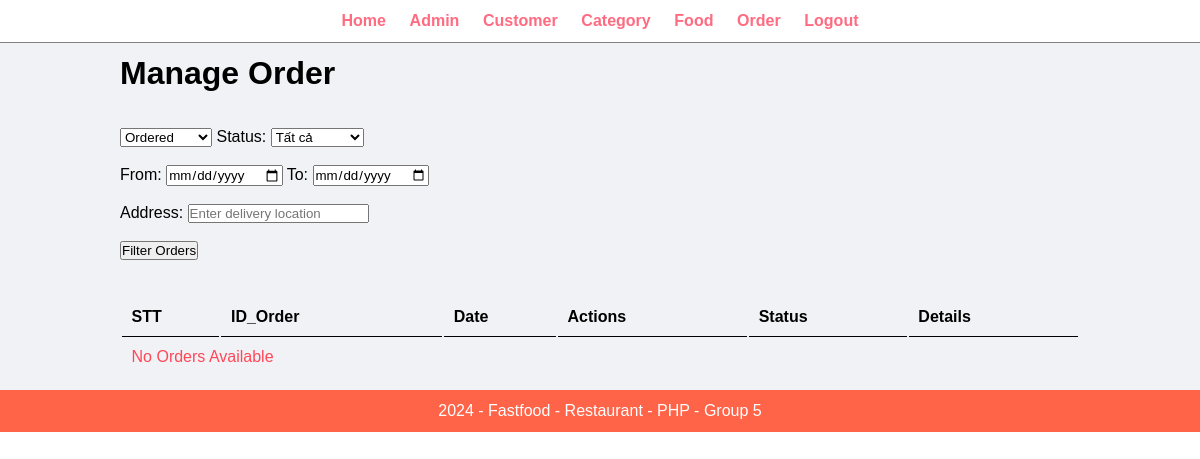
/admin/manage-order.php (signed in), run on an earlier commit of the app's database.
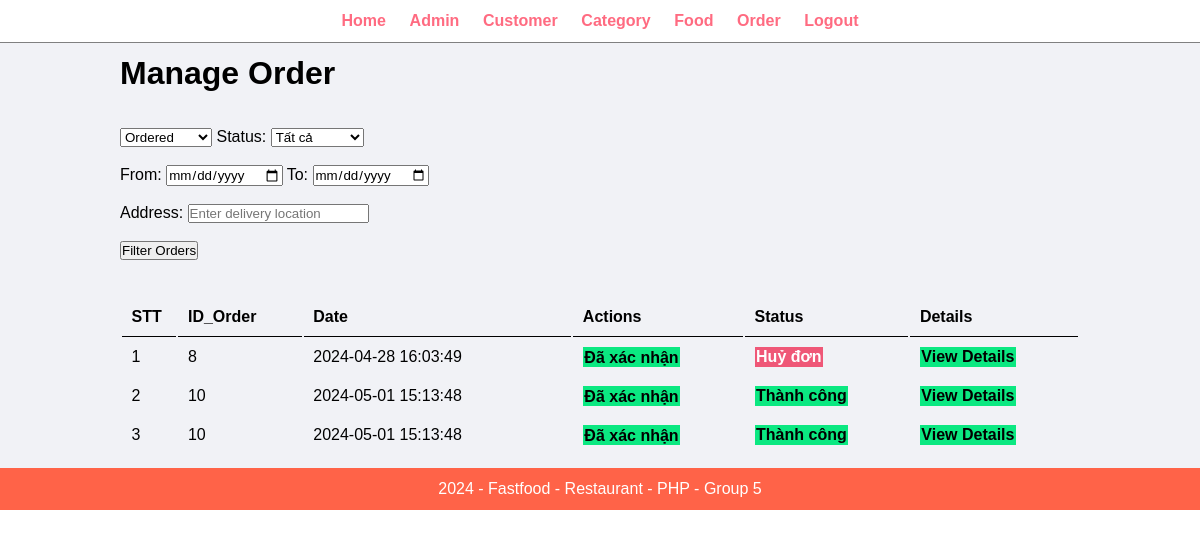
And on a later commit of the database.
### tables this page shows
CREATE TABLE `order_food` (
  `id` int UNSIGNED NOT NULL,
  `id_cart` int NOT NULL,
  `order_date` datetime NOT NULL,
  `status` varchar(50) NOT NULL
);

CREATE TABLE `cart` (
  `ID` int NOT NULL,
  `Food_ID` int NOT NULL,
  `User_ID` int NOT NULL,
  `Quantity` int NOT NULL,
  `Total` int NOT NULL,
  `delivery_address` int NOT NULL,
  `Status` tinyint(1) NOT NULL DEFAULT '1'
);

### admin/manage-order.php (the view, shortened to what this page needs)
<?php include('patials/menu.php'); ?>
    <div class="main-content">
        <div class="wrapper">
            <h1>Manage Order</h1>
            <br /><br />
            <form action="" method="POST">
                <select name="status">
                    <option value="Ordered">Ordered</option>
                </select>
                <label for="from_date">Status: </label>
                <select name="status">
                    <option value="all">Tất cả</option>
                </select>
                <br/><br/>
                <label for="from_date">From: </label>
                <input type="date" name="from_date">
                <label for="to_date">To: </label>
                <input type="date" name="to_date">
                <br/><br/>
                <label for="adress">Address:</label>
                <input type="text" name="delivery_location" placeholder="Enter delivery location">
                <br/><br/>
                <input type="submit" name="filter" value="Filter Orders">
            </form>
            <br /><br />
            <table class="table-full">
                <tr>
                    <th>STT</th>
                    <th>ID_Order</th>
                    <th>Date </th>
                    <th>Actions</th>
                    <th>Status </th>
                    <th>Details </th>
                </tr>
                <?php
                if(isset($_POST['filter'])) {
                  $whereConditions = [];
                  if($_POST['status'] != '' && $_POST['status'] != 'all') {
                      $status = $conn->real_escape_string($_POST['status']);
                      if ($status == 'sucess') {
                        $status = 1;
                      }
                      else {
                        $status = 0;
                      }
                      $whereConditions[] = "order_food.status = '$status'";
                  }
                  if($_POST['from_date'] != '') {
                      $from_date = $conn->real_escape_string($_POST['from_date']);
                      $whereConditions[] = "order_food.order_date >= '$from_date'";
                  }
                  if($_POST['to_date'] != '') {
                      $to_date = $conn->real_escape_string($_POST['to_date']);
                      $to_date = date('Y-m-d', strtotime($to_date . ' +1 day'));
                      $whereConditions[] = "order_food.order_date <= '$to_date'";
                  }
                  if($_POST['delivery_location'] != '') {
                      $delivery_location = $conn->real_escape_string($_POST['delivery_location']);
                      $whereConditions[] = "customer_address.address LIKE '%$delivery_location%'";
                  }
                  $whereClause = implode(' AND ', $whereConditions);
                  if($whereClause != '') {
                      $whereClause = 'WHERE ' . $whereClause;
                  }
                  $sql = "SELECT cart.ID as cartid, cart.Status as CartStatus,
                  order_food.id as orderid, order_food.order_date, order_food.status as OrderStatus,
                  customer_address.address as DeliveryAddress
                  FROM cart
                  INNER JOIN order_food ON cart.ID = order_food.id_cart
                  INNER JOIN customer_address ON cart.delivery_address = customer_address.ID
                  $whereClause";
                  $result = $conn->query($sql);
                $count = 1;
                if ($result->num_rows > 0) {
                    while($row = $result->fetch_assoc()) {
                        echo "<tr>";
                        echo "<td>".$count++."</td>";
                        echo "<td>".$row["cartid"]."</td>";
                        echo "<td>".$row["order_date"]."</td>";
                        echo "<td>";
                          if ( $row["CartStatus"] == 1) {
                            $cart_active = "btn-update";
                            $active1 = "Đã xác nhận";
                          }
                          else {
                            $cart_active = "btn-delete";
                            $active1 = "Chưa xác nhận";
                          }
                          echo "<a href='" . SITEURL . "admin/status-cart.php?ID=".$row["cartid"]."&status=".$row["CartStatus"]."' class='$cart_active'>$active1</a>";
                        echo  "</td>";
                        echo "<td>";
                            if ($row["OrderStatus"] == 1) {
                              $order_active = "btn-update";
                              $active2 = "Thành công";
                            }
                            else {
                              $order_active = "btn-delete";
                              $active2 = "Huỷ đơn";
                            }
                            echo "<a href='" . SITEURL . "admin/status-order.php?ID=".$row["orderid"]."&status=".$row["OrderStatus"]."' class='$order_active'>$active2</a>";
                        echo "</td>";
                        echo "<td>
                                <a href='". SITEURL. "admin/detail-order.php?id=".$row["orderid"]."' class='btn-update'>View Details</a>
                              </td>";
                        echo "</tr>";
                    }
                } else {
                    echo "<tr><td colspan='6'><div class='error'>No Orders Available</div></td></tr>";
                }
                $conn->close();
                }
                else {
                $sql = "SELECT cart.ID as cartid, cart.Status as CartStatus, order_food.id as orderid, order_food.order_date, order_food.status as OrderStatus FROM cart INNER JOIN order_food ON cart.ID = order_food.id_cart";
                $result = $conn->query($sql);
                $count = 1;
                if ($result->num_rows > 0) {
                    while($row = $result->fetch_assoc()) {
                        echo "<tr>";
                        echo "<td>".$count++."</td>";
                        echo "<td>".$row["cartid"]."</td>";
                        echo "<td>".$row["order_date"]."</td>";
                        echo "<td>";
                          if ( $row["CartStatus"] == 1) {
                            $cart_active = "btn-update";
                            $active1 = "Đã xác nhận";
                          }
                          else {
                            $cart_active = "btn-delete";
                            $active1 = "Chưa xác nhận";
                          }
                          echo "<a href='" . SITEURL . "admin/status-cart.php?ID=".$row["cartid"]."&status=".$row["CartStatus"]."' class='$cart_active'>$active1</a>";
                        echo  "</td>";
                        echo "<td>";
                            if ($row["OrderStatus"] == 1) {
                              $order_active = "btn-update";
                              $active2 = "Thành công";
                            }
                            else {
                              $order_active = "btn-delete";
                              $active2 = "Huỷ đơn";
                            }
                            echo "<a href='" . SITEURL . "admin/status-order.php?ID=".$row["orderid"]."&status=".$row["OrderStatus"]."' class='$order_active'>$active2</a>";
                        echo "</td>";
                        echo "<td>
                                <a href='". SITEURL. "admin/detail-order.php?id=".$row["orderid"]."' class='btn-update'>View Details</a>
                              </td>";
                        echo "</tr>";
                    }
                } else {
                    echo "<tr><td colspan='6'><div class='error'>No Orders Available</div></td></tr>";
                }
                }
                ?>
            </table>
        </div>
    </div>
<?php include('patials/footer.php'); ?>

### admin/patials/menu.php (shortened to what this page needs)
<html>
    <head>
        <link rel="stylesheet" href="../css/admin.css">
    </head>
    <body>
        <div class="menu">
            <div class="wrapper">
                <ul class="ul">
                    <li><a href="index.php">Home</a></li>
                    <li><a href="manage-admin.php">Admin</a></li>
                    <li><a href="manage-customer.php">Customer</a></li>
                    <li><a href="manage-category.php">Category</a></li>
                    <li><a href="manage-food.php">Food</a></li>
                    <li><a href="manage-order.php">Order</a></li>
                    <li><a href="logout.php">Logout</a></li>
                </ul>
            </div>
        </div>

### admin/patials/footer.php
        <div class="footer">
            <div class="wrapper">
                <p class="text-center">2024 - Fastfood - Restaurant - PHP - Group 5</p>
            </div>
        </div>
    </body>
</html>

### css/admin.css (style rules this page uses)
* { margin: 0; padding: 0; font-family: Arial, Helvetica, sans-serif; }
.wrapper { padding: 1%; width: 80%; margin: 0 auto; }
.text-center { text-align: center; }
.menu { text-align: center; border-bottom: 1px solid gray; }
.menu ul { list-style-type: none; }
.menu ul li { display: inline; padding: 1%; }
.menu ul li a { text-decoration: none; font-weight: bold; color: #ff6b81; }
.main-content { background-color: #f1f2f6; color: black; }
.btn-update { padding: 1%; background-color: #0be881; color: black; text-decoration: none; font-weight: bold; }
.btn-delete { padding: 1%; background-color: #ef5777; color: white; text-decoration: none; font-weight: bold; }
.table-full { width: 100%; }
table tr th { border-bottom: 1px solid black; padding: 1%; text-align: left; }
table tr td { padding: 1%; }
.footer { background-color: #ff6348; color: white; }
.error { color: #ff4757; }

What changed in the data, as far as the page shows it:
added order_food: id_cart.ID "8", order_date "2024-04-28 16:03:49", id_cart.Status "Đã xác nhận", status "Huỷ đơn"
added order_food: id_cart.ID "10", order_date "2024-05-01 15:13:48", id_cart.Status "Đã xác nhận", status "Thành công"
added order_food: id_cart.ID "10", order_date "2024-05-01 15:13:48", id_cart.Status "Đã xác nhận", status "Thành công"
Also different on the page:
text no longer shown: "No Orders Available"
